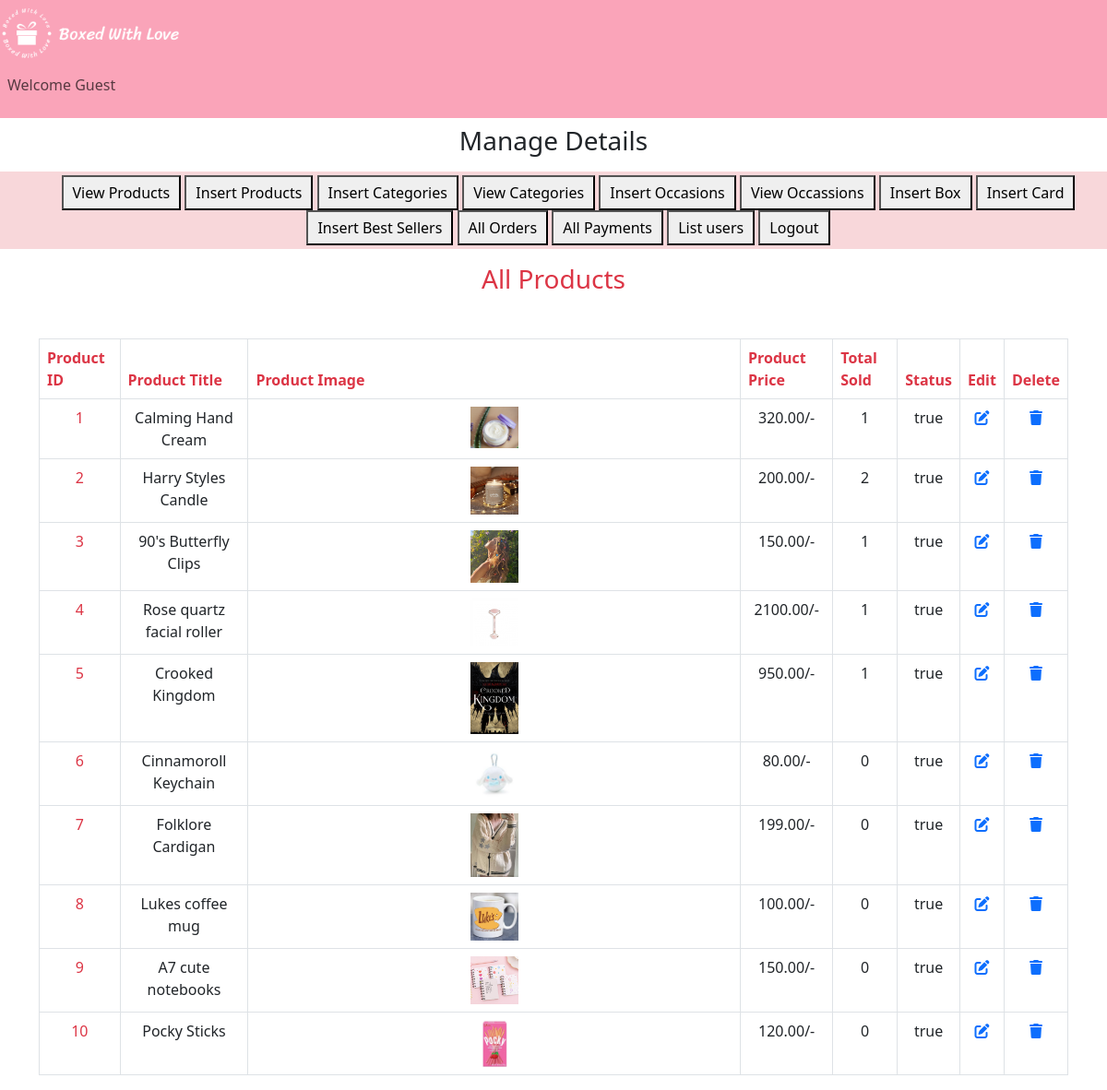
Screenshot of /admin_index.php?view_products with the database file from the repository.
### tables this page shows
CREATE TABLE `products` (
  `product_id` int(11) NOT NULL,
  `product_title` varchar(255) NOT NULL,
  `product_description` text NOT NULL,
  `product_keywords` varchar(255) NOT NULL,
  `product_category` varchar(255) NOT NULL,
  `product_occasion` varchar(255) NOT NULL,
  `product_price` decimal(10,2) NOT NULL,
  `product_image1` varchar(255) DEFAULT NULL,
  `product_image2` varchar(255) DEFAULT NULL,
  `product_image3` varchar(255) DEFAULT NULL,
  `date` timestamp NOT NULL DEFAULT current_timestamp() ON UPDATE current_timestamp(),
  `status` varchar(100) NOT NULL
);

### view_products.php (the view)
<h3 class="text-center text-danger">All Products</h3>
<table class="table table-bordered mt-5">
    <thead >
    <tr>
        <th class="text-danger">Product ID</th>
        <th class="text-danger">Product Title</th>
        <th class="text-danger">Product Image</th>
        <th class="text-danger">Product Price</th>
        <th class="text-danger">Total Sold</th>
        <th class="text-danger">Status</th>
        <th class="text-danger">Edit</th>
        <th class="text-danger">Delete</th>
    </tr>
    </thead>
    <tbody>
        <?php
        $get_products="SELECT * from `products`";
        $result=mysqli_query($con,$get_products);
        $number=0;
        while($row=mysqli_fetch_assoc($result)){
            $product_id=$row['product_id'];
            $product_title=$row['product_title'];
            $product_image1=$row['product_image1'];
            $product_price=$row['product_price'];
            $status=$row['status'];
            $number++;
            ?>
            <tr class='text-center'>
            <td class='text-danger'><?php echo $number?></td>
            <td> <?php echo $product_title?></td>
            <td> <img src='product_images/<?php echo $product_image1;?>' class='product_img'/></td>
            <td><?php echo $product_price?>/-</td>
            <td><?php
            $get_count="SELECT * from `orders_pending` where
            product_id=$product_id";
            $result_count=mysqli_query($con,$get_count);
            $rows_count=mysqli_num_rows($result_count);
            echo $rows_count;
            ?></td>
            <td> <?php echo $status?></td>
            <td><a href='admin_index.php?edit_products=<?php
            echo $product_id ?>' class=''>
            <i class='fa-solid fa-pen-to-square'></a></td>
            <td><a href='admin_index.php?delete_product=<?php
            echo $product_id ?>' class=''>
            <i class='fa-solid fa-trash'></a></td>
        </tr>
        <?php
        }
        ?>
    </tbody>
</table>

### admin_index.php (style rules this page uses)
body { overflow-x: hidden; }
.product_img { width: 10%; object-fit: contain; }

### rows the page displays
products: product_title "Calming Hand Cream", product_image1 (picture), product_price "320.00", rows_count "1", status "true"
products: product_title "Harry Styles Candle", product_image1 (picture), product_price "200.00", rows_count "2", status "true"
products: product_title "90's Butterfly Clips", product_image1 (picture), product_price "150.00", rows_count "1", status "true"
products: product_title "Rose quartz facial roller", product_image1 (picture), product_price "2100.00", rows_count "1", status "true"
products: product_title "Crooked Kingdom", product_image1 (picture), product_price "950.00", rows_count "1", status "true"
products: product_title "Cinnamoroll Keychain", product_image1 (picture), product_price "80.00", rows_count "0", status "true"
products: product_title "Folklore Cardigan", product_image1 (picture), product_price "199.00", rows_count "0", status "true"
products: product_title "Lukes coffee mug", product_image1 (picture), product_price "100.00", rows_count "0", status "true"
products: product_title "A7 cute notebooks", product_image1 (picture), product_price "150.00", rows_count "0", status "true"
products: product_title "Pocky Sticks", product_image1 (picture), product_price "120.00", rows_count "0", status "true"
